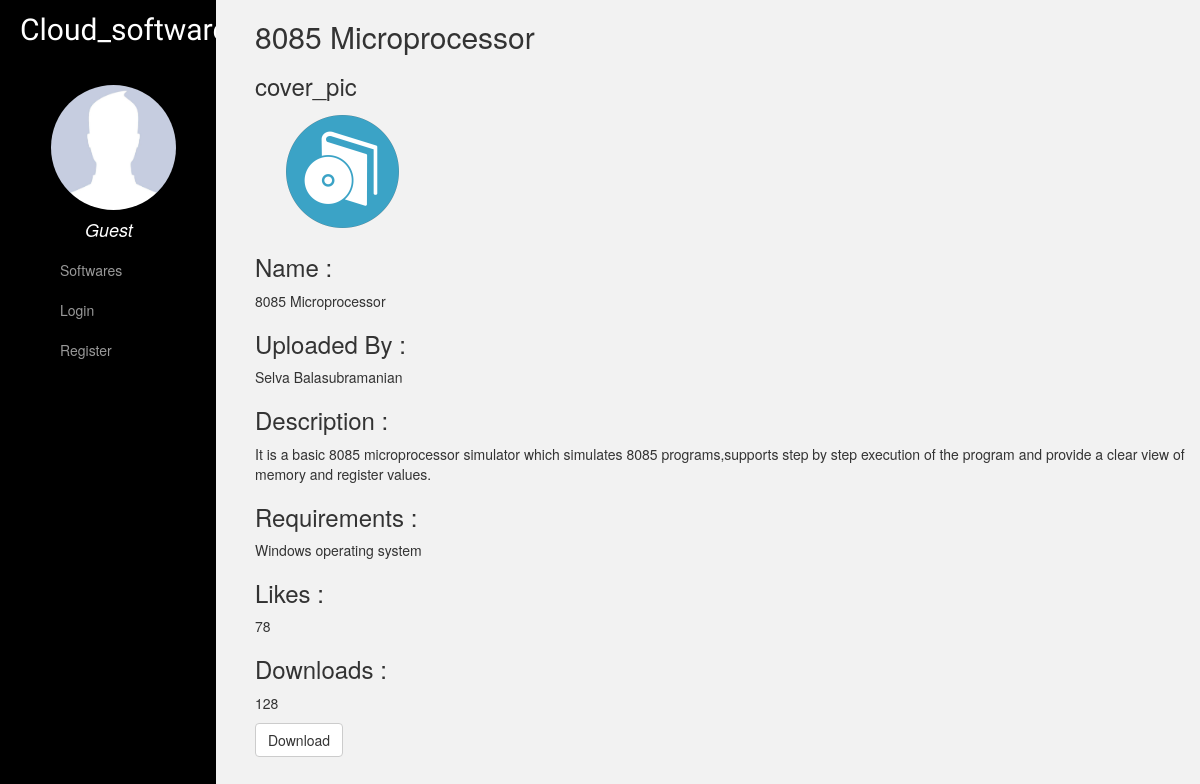
The page /index/softwares/1/ on the database its author committed.
### General/models.py (models this page shows, shortened)
class Softwares(models.Model):
    own_by = models.ForeignKey(Users,on_delete = models.CASCADE )
    name = models.CharField(max_length=50)
    description = models.CharField(max_length=250)
    requirements = models.CharField(max_length=300)
    likes = models.IntegerField(default=0)
    download =models.IntegerField(default=0)
    cover_pic = models.FileField(default='software-icon-30.png', blank=True)
    zip_file = models.FileField()

class Users(models.Model):
    name = models.CharField(max_length=30)
    username  = models.CharField(max_length=30)
    password = models.CharField(max_length=20)
    mail = models.EmailField()
    dob = models.DateField()
    mobile = models.CharField(max_length=15)
    pro_pic = models.FileField(default='default.jpg')

### General/views.py (the view)
# urls.py: url(r'^softwares/(?P<soft_id>[0-9]+)/$',views.G_softwares_view,name='g_softwares_view'),
def G_softwares_view(request,soft_id):
    soft = Softwares.objects.get(id=soft_id)
    return render(request,template_name='General/g_view.html', context= {'soft_det':soft})

### General/templates/General/g_view.html (shortened to what this page needs)
{% extends 'General/index.html'%}
{% load staticfiles %}
{% block leftbar %}
<img class="circular-square" src="{% static 'img/default.jpg' %}" height="125px" width="125px">
<i><h4 style="color:white; margin-left:85px;"> Guest</h4></i>
<ul>
<li class="active"><a href="{% url 'g_softwares'%}">Softwares</a></li>
<li><a href="{% url 'log_pg'%}">Login</a></li>
<li><a href="{% url 'reg_pg' %}">Register</a></li>
</ul>
{% endblock %}
{% block rightbar %}
<h2>{{ soft_det.name }}</h2>
<h3>cover_pic</h3>
 <img class="circular-square" style="margin-left:25px;" src="{{ soft_det.cover_pic.url }}" height="125px" width="125px" >
<h3>Name : </h3> {{ soft_det.name }}
<h3>Uploaded By : </h3>{{ soft_det.own_by.name }}
<h3>Description : </h3><p>{{ soft_det.description }}</p>
<h3>Requirements : </h3><p>{{ soft_det.requirements}}</p>
<h3>Likes : </h3><p>{{ soft_det.likes}}</p>
<h3>Downloads : </h3><p>{{ soft_det.download}}</p>
<form action="{% url 'g_down' soft_det.id %}" method="post">
   <input type="submit" class="btn btn-default" value="Download" >
</form>
{% endblock %}

### General/templates/General/index.html (style rules this page uses)
body { background-color: #f2f2f2; }
.circular-square { border-radius: 50%; margin-left: 130%; height: 125px; width: 125px; }
.sidebar-nav li { text-indent: 20px; line-height: 40px; }
.sidebar-nav li a { display: block; text-decoration: none; color: #999999; }

### rows shown on the page
Softwares: name "8085 Microprocessor", cover_pic (picture), own_by.name "Selva Balasubramanian", description "It is a basic 8085 microprocessor simulator which simulates 8085 programs,supports step by step execution of the program and provide a clear view of memory and register values.", requirements "Windows operating system", likes "78", download "128"
